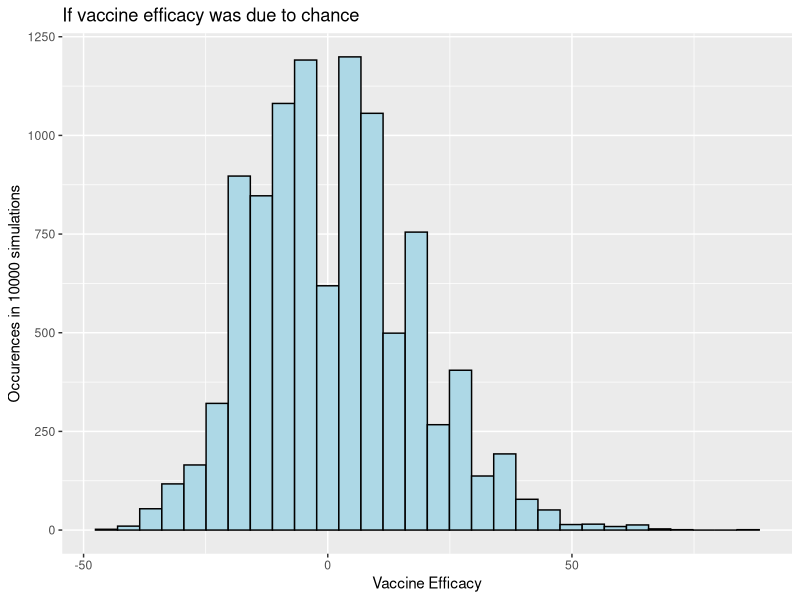

Source code (R):
## ---- chunk 1
knitr::opts_chunk$set(echo = TRUE)
## ---- chunk 2
# Create the full trial population of 43,000 individuals in which there are 162 infected with covid19

# assigning: infected = 1, not infected = 0
population <- c(replicate(162, 1), replicate(42838, 0))
# divide the population in half to simulate the two groups by random sampling of 21500 individuals
testsample <- sample(population, 21500)
# calculate total ppositive cases in simulated placebo group
placebo <- sum(testsample)
# calculate total positive cases in simulated vaccinated group
vaccinated <- 162 - placebo
# calculate efficacy of vaccine in this experiment
efficacy <- ((placebo - vaccinated)/vaccinated) *100
print(efficacy)
## ---- chunk 3
# how many times the simulation should run
nruns <- 10000
# initialise vector to hold results
eff_res <- rep(0, nruns)
# create the loop
for (i in 1:nruns) {
      testsample <- sample(population, 21500) 
      placebo <- sum(testsample)
      vaccinated <- 162 - placebo
      efficacy <- ((placebo - vaccinated)/vaccinated) *100
      eff_res[i] <- efficacy
}
## ---- chunk 4
# required library
library(ggplot2)
## ---- chunk 5
efficacies <- data.frame(eff_res)
     
ggplot(efficacies, aes(x = eff_res))+
      geom_histogram(bins = 30, col = "black",
                     fill = "lightblue")+
      labs(title = "If vaccine efficacy was due to chance",
           x = "Vaccine Efficacy", 
           y = "Occurences in 10000 simulations")
## ---- chunk 6
# How many simulations result in eff > 90?
abv_90 <- efficacies[efficacies$eff_res >90,]
howmany <- length(abv_90) 
## ---- chunk 7
print("in 10000 (simulated) clinical trials $howmany produced a vaccine efficacy of over 90% purely by chance")
